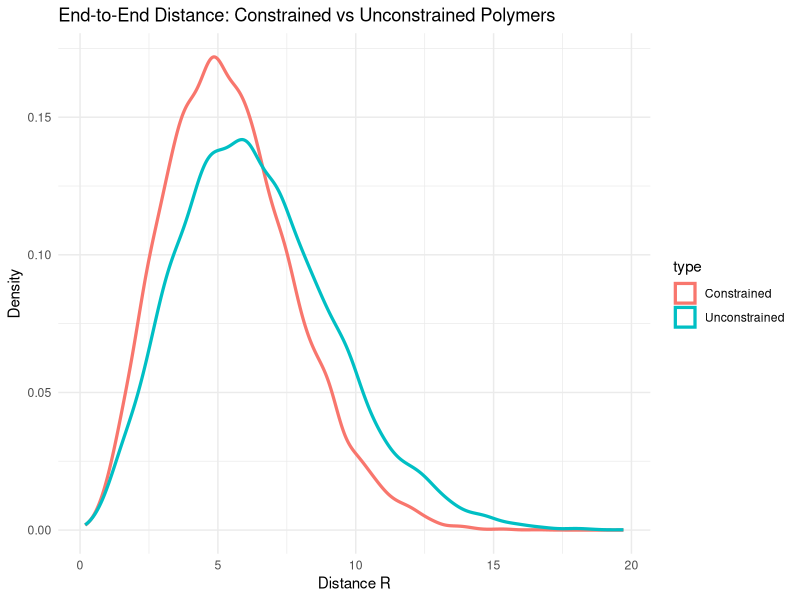

This figure's R source:
## ---- chunk 1
unconstrained_chain <- function(n) {
  # angles
  theta <- runif(n, 0, 2*pi)
  phi   <- runif(n, 0, pi)
  
  # components
  x <- cos(theta) * sin(phi)
  y <- sin(theta) * sin(phi)
  z <- cos(phi)
  
  # end-to-end distance
  R <- sqrt((sum(x))^2 + (sum(y))^2 + (sum(z))^2)
  return(R)
}
## ---- chunk 2

set.seed(7292)
N_sim <- 10000
n_links <- 50  # or whatever value assigned

R_unconstrained <- replicate(N_sim, unconstrained_chain(n_links))

## ---- chunk 3
constrained_chain <- function(n) {
  # First link direction
  theta <- runif(1, 0, 2*pi)
  phi   <- runif(1, 0, pi)
  
  prev_vec <- c(cos(theta)*sin(phi),
                sin(theta)*sin(phi),
                cos(phi))
  
  X <- prev_vec
  
  for (i in 2:n) {
    repeat {
      # generate trial direction
      theta <- runif(1, 0, 2*pi)
      phi   <- runif(1, 0, pi)
      
      new_vec <- c(cos(theta)*sin(phi),
                   sin(theta)*sin(phi),
                   cos(phi))
      
      # angle between prev_vec and new_vec
      angle <- acos(sum(prev_vec * new_vec))  # dot product
      
      if (angle >= pi/4) {   # 45 degrees
        break
      }
    }
    
    # new_vec
    X <- rbind(X, new_vec)
    prev_vec <- new_vec
  }
  
  # compute R
  end_point <- colSums(X)
  R <- sqrt(sum(end_point^2))
  return(R)
}
## ---- chunk 4
set.seed(7292)
R_constrained <- replicate(N_sim, constrained_chain(n_links))

## ---- chunk 5
library(ggplot2)

df <- data.frame(
  R = c(R_unconstrained, R_constrained),
  type = rep(c("Unconstrained", "Constrained"),
             each = length(R_unconstrained))
)

ggplot(df, aes(R, color = type)) +
  geom_density(size = 1.1) +
  labs(title = "End-to-End Distance: Constrained vs Unconstrained Polymers",
       x = "Distance R",
       y = "Density") +
  theme_minimal()

